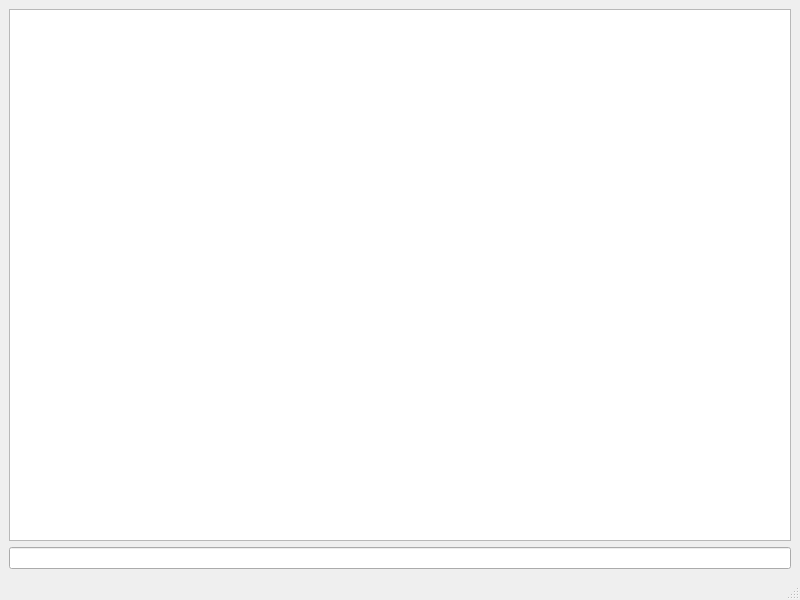
<?xml version="1.0" encoding="UTF-8"?>
<ui version="4.0">
 <class>MainWindow</class>
 <widget class="QMainWindow" name="MainWindow">
  <property name="geometry">
   <rect>
    <x>0</x>
    <y>0</y>
    <width>800</width>
    <height>600</height>
   </rect>
  </property>
  <property name="windowTitle">
   <string>MainWindow</string>
  </property>
  <widget class="QWidget" name="centralwidget">
   <layout class="QVBoxLayout" name="verticalLayout">
    <item>
     <widget class="QTextBrowser" name="output"/>
    </item>
    <item>
     <widget class="QLineEdit" name="input">
      <property name="toolTip">
       <string>&lt;html&gt;&lt;head/&gt;&lt;body&gt;&lt;p&gt;Enter some commands here&lt;/p&gt;&lt;/body&gt;&lt;/html&gt;</string>
      </property>
     </widget>
    </item>
   </layout>
  </widget>
  <widget class="QMenuBar" name="menubar">
   <property name="geometry">
    <rect>
     <x>0</x>
     <y>0</y>
     <width>800</width>
     <height>21</height>
    </rect>
   </property>
  </widget>
  <widget class="QStatusBar" name="statusbar"/>
 </widget>
 <resources/>
 <connections/>
</ui>
